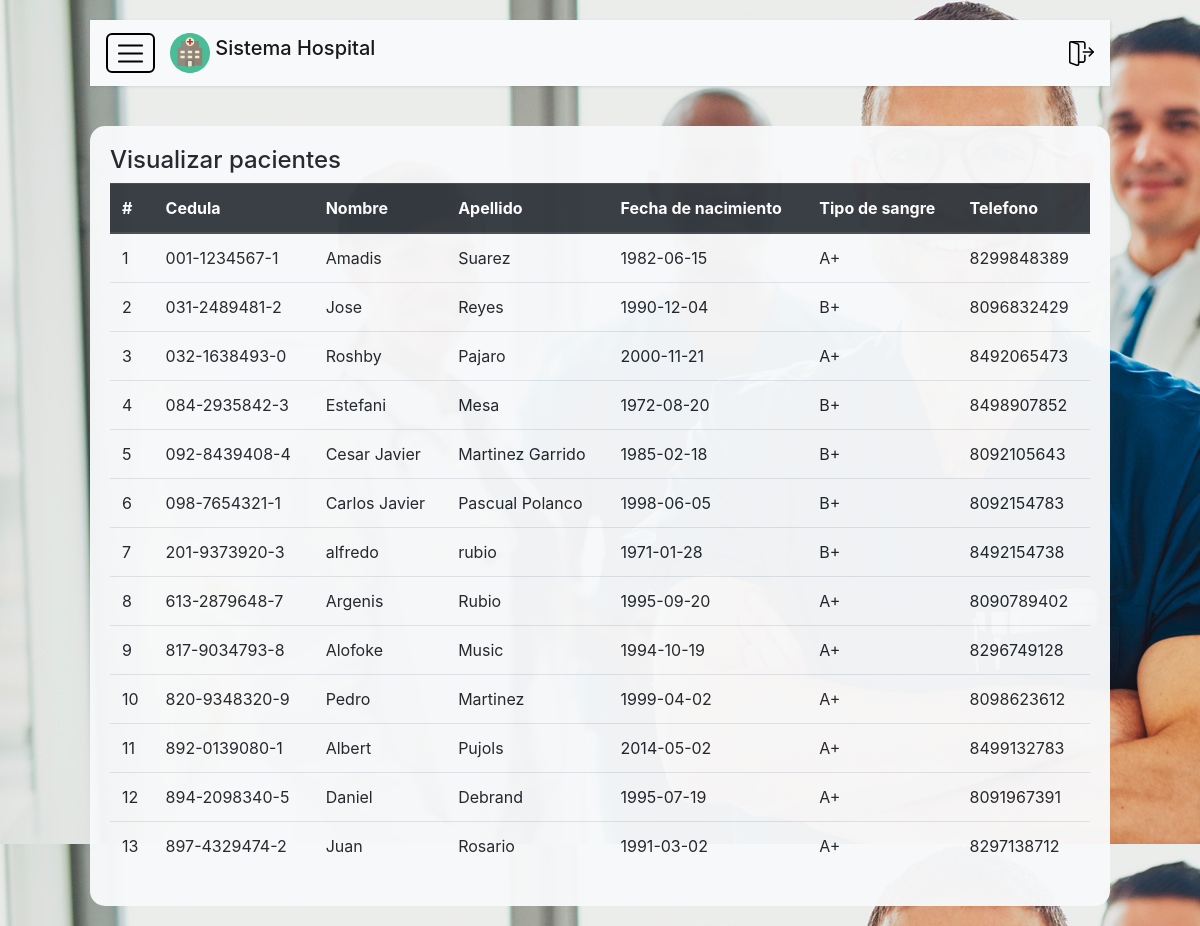
Screenshot of /verPacientes.php (signed in) with the database file from the repository.
### tables this page shows
CREATE TABLE `pacientes` (
  `cedula` varchar(13) NOT NULL,
  `nombre` varchar(60) DEFAULT NULL,
  `apellido` varchar(60) DEFAULT NULL,
  `nacimiento` date NOT NULL,
  `tipoSangre` char(2) DEFAULT NULL,
  `telefono` varchar(12) DEFAULT NULL
);

### libreria/db/conexion.php (called while the page is built, shortened)
<?php
class Conexion
{
    static $con = null;
    public function __construct()
    {
        $this->instancia = mysqli_connect(DB_HOST, DB_USER, DB_PASS, DB_NAME);
    }
    static function getInstance()
    {
        if(self::$con == null)
        {
            self::$con = new Conexion();
        }
        return self::$con->instancia;
    }
}

### libreria/objetos/gente.php (called while the page is built, shortened)
<?php
include_once("libreria/db/conexion.php");
class gente{
    static function listado(){
        $datos = array();
        $sql = "select * from pacientes";
        $rs = mysqli_query(conexion::getInstance(), $sql);
        while($fila = mysqli_fetch_object($rs)){
            $datos[] = $fila;
        }
        return $datos;
    }
}

### verPacientes.php (the view, shortened to what this page needs)
<div>
    <h4>Visualizar pacientes</h4>
    <table class="table">
        <thead class="thead-dark">
            <tr>
                <th>#</th>
                <th>Cedula</th>
                <th>Nombre</th>
                <th>Apellido</th>
                <th>Fecha de nacimiento</th>
                <th>Tipo de sangre</th>
                <th>Telefono</th>
            </tr>
        </thead>
        <tbody>
            <?php
            $datos = gente::listado();
            $count = 0;
            foreach($datos as $fila){
                $count++;
                echo "<tr>
                <td>{$count}</td>
                <td>{$fila->cedula}</td>
                <td>{$fila->nombre}</td>
                <td>{$fila->apellido}</td>
                <td>{$fila->nacimiento}</td>
                <td>{$fila->tipoSangre}</td>
                <td>{$fila->telefono}</td>
                </tr>";
            }
            ?>
        </tbody>
    </table>
</div>
<?php
    include_once("libreria/foot.php");
?>

### css/login.css (style rules this page uses)
body { background-image: url("../source/background-login.png"); background-size: cover; }

### css/main.css (style rules this page uses)
body { font-family: 'Poppins', sans-serif; background: #fafafa; }

### libreria/head.php (style rules this page uses)
body { background-image: url('source/background-login.jpg'); }

### rows the page displays
pacientes: cedula "001-1234567-1", nombre "Amadis", apellido "Suarez", nacimiento "1982-06-15", tipoSangre "A+", telefono "8299848389"
pacientes: cedula "031-2489481-2", nombre "Jose", apellido "Reyes", nacimiento "1990-12-04", tipoSangre "B+", telefono "8096832429"
pacientes: cedula "032-1638493-0", nombre "Roshby", apellido "Pajaro", nacimiento "2000-11-21", tipoSangre "A+", telefono "8492065473"
pacientes: cedula "084-2935842-3", nombre "Estefani", apellido "Mesa", nacimiento "1972-08-20", tipoSangre "B+", telefono "8498907852"
pacientes: cedula "092-8439408-4", nombre "Cesar Javier", apellido "Martinez Garrido", nacimiento "1985-02-18", tipoSangre "B+", telefono "8092105643"
pacientes: cedula "098-7654321-1", nombre "Carlos Javier", apellido "Pascual Polanco", nacimiento "1998-06-05", tipoSangre "B+", telefono "8092154783"
pacientes: cedula "201-9373920-3", nombre "alfredo", apellido "rubio", nacimiento "1971-01-28", tipoSangre "B+", telefono "8492154738"
pacientes: cedula "613-2879648-7", nombre "Argenis", apellido "Rubio", nacimiento "1995-09-20", tipoSangre "A+", telefono "8090789402"
pacientes: cedula "817-9034793-8", nombre "Alofoke", apellido "Music", nacimiento "1994-10-19", tipoSangre "A+", telefono "8296749128"
pacientes: cedula "820-9348320-9", nombre "Pedro", apellido "Martinez", nacimiento "1999-04-02", tipoSangre "A+", telefono "8098623612"
pacientes: cedula "892-0139080-1", nombre "Albert", apellido "Pujols", nacimiento "2014-05-02", tipoSangre "A+", telefono "8499132783"
pacientes: cedula "894-2098340-5", nombre "Daniel", apellido "Debrand", nacimiento "1995-07-19", tipoSangre "A+", telefono "8091967391"
pacientes: cedula "897-4329474-2", nombre "Juan", apellido "Rosario", nacimiento "1991-03-02", tipoSangre "A+", telefono "8297138712"
